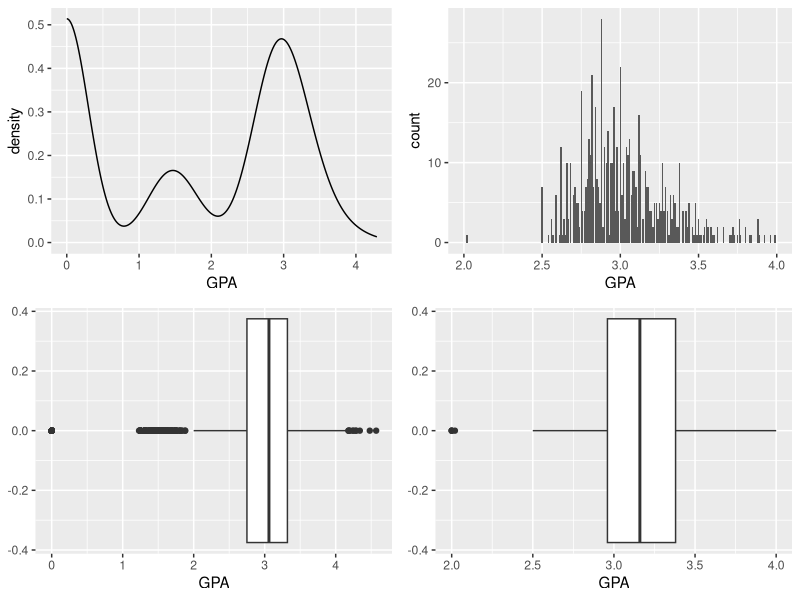
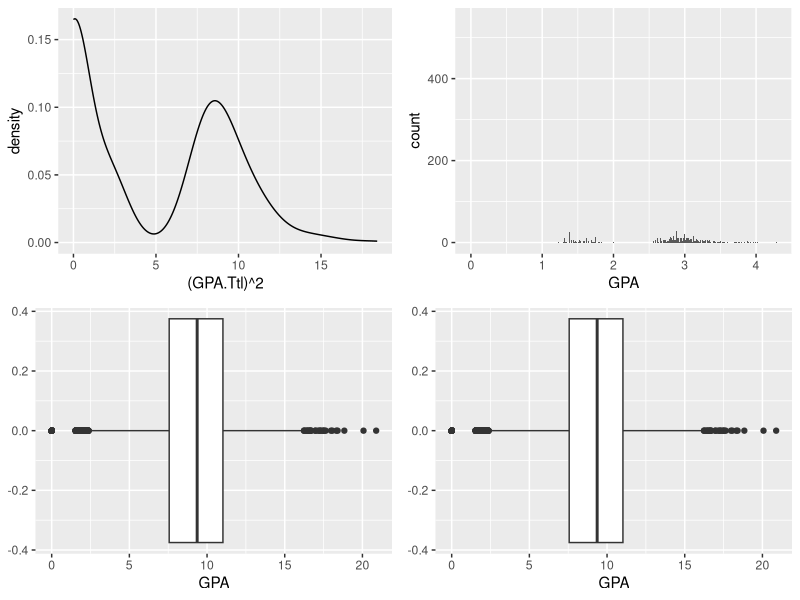
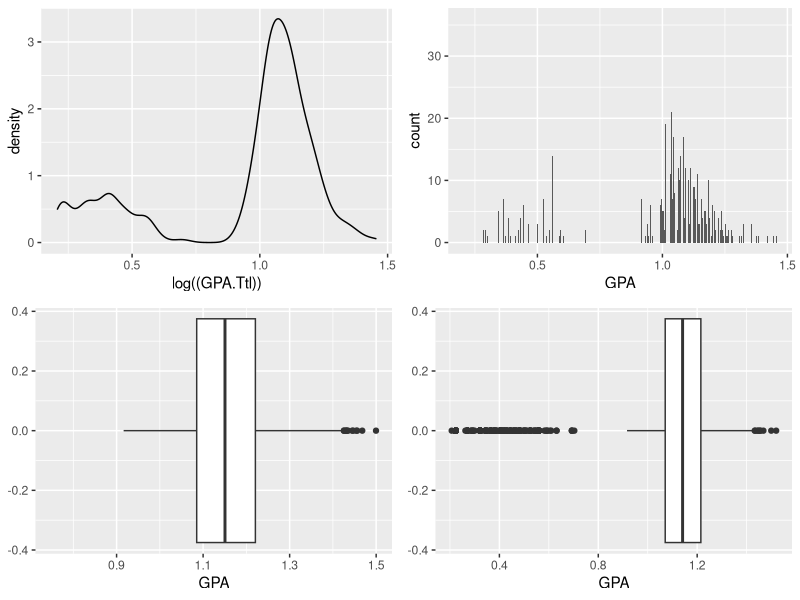
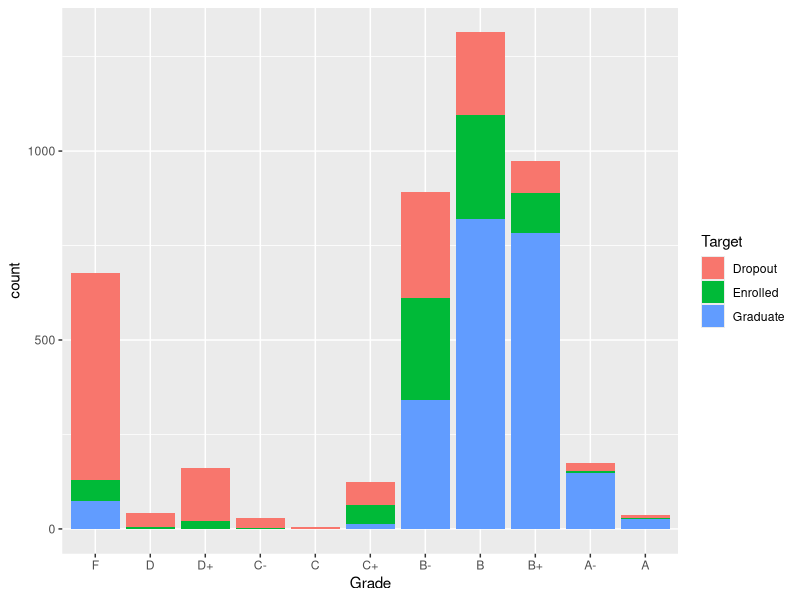

The R source for these figures, in order: (Note: this script raises an error after producing the figures.)
## ---- chunk 1
library(tidyverse) ## For 'dplyr' & 'ggplot'
library(gridExtra)
## ---- chunk 2
df <- read.csv("Cleaner_Data.csv", header = TRUE, sep = ',')
## ---- chunk 3
## Rename Variables
rn_df <- df %>%
  rename(Age = Age.at.enrollment,
         Mart.Stat = Marital.status,
         Mom.Occp = Mother.Occupation,
         Mom.Ed = Mother.Quals,
         Dad.Occp = Father.Occupation,
         Dad.Ed = Father.Quals,
         Smstr1.GPA = Curricular.units.1st.sem..grade.,
         Smstr2.GPA = Curricular.units.2nd.sem..grade.)

## Filter Data to a new data frame
fltr_df <- rn_df |>
  select(Target, Age, 
         Smstr1.GPA, Smstr2.GPA,
         Gender, Mart.Stat, 
         Nationality, 
         Mom.Ed, Mom.Occp,
         Dad.Ed, Dad.Occp,
         Target, Course,
         Admission.Grade,
         Scholarship,) |>
  arrange(Age) 
#fltr_df
## ---- chunk 4
## Replace semester GPA scale from(0,20) to (0,5)
fltr_df$Smstr1.GPA <- round( (fltr_df$Smstr1.GPA/20)*5, digits = 2)
fltr_df$Smstr2.GPA <- round( (fltr_df$Smstr2.GPA/20)*5, digits = 2)

## Assign each student to an avg grade category that reflects their GPA
## UCI's Grading(http://www.reg.uci.edu/services/transcripts/notations.html)
## UCR's Grading()
asgn_Grade <- function(gpa){
  brackets = c("na")
  for(i in 1:length(gpa)){
    if(0<= gpa[i] & gpa[i] <= 0.69){
      brackets[i] <- "F"
    }else if(0.7<= gpa[i] & gpa[i] <=0.99){
      brackets[i] <- "D-"
    }else if(1<= gpa[i] & gpa[i] <=1.29){
      brackets[i] <- "D"
    }else if(1.3<= gpa[i] & gpa[i] <=1.69){
      brackets[i] <- "D+"
    }else if(1.7<= gpa[i] & gpa[i] <=1.99){
      brackets[i] <- "C-"
    }else if(2.0<= gpa[i] & gpa[i] <=2.29){
      brackets[i] <- "C"
    }else if(2.3<= gpa[i] & gpa[i] <=2.69){
      brackets[i] <- "C+"
    }else if(2.7<= gpa[i] & gpa[i] <=2.99){
      brackets[i] <- "B-"
    }else if(3.0<= gpa[i] & gpa[i] <=3.29){
      brackets[i] <- "B"
    }else if(3.3<= gpa[i] & gpa[i]<=3.69){
      brackets[i] <- "B+"
    }else if(3.7<= gpa[i] & gpa[i] <=3.99){
      brackets[i] <- "A-"
    }else if(4.0<=gpa[i]){
      brackets[i] <- "A"
    }
  }
  return(brackets)
}

## Assign each student to an age group
asgn_AgeGrp <- function(age){
  brackets <- c("na")
  for(i in 1:length(age)){
    if(17<=age[i] & age[i]<=19){
      brackets[i] <- "A_yng_adults"
    }else if(20<=age[i] & age[i]<=24){
      brackets[i] <- "B_early_20s"
    }else if(25<=age[i] & age[i]<=29){
      brackets[i] <- "C_late_20s"
    }else if(30<=age[i] & age[i]<=34){
      brackets[i] <- "D_early_30s"
    }else if(35<=age[i] & age[i]<=39){
      brackets[i] <- "E_late_30s"
    }else if(40<=age[i] & age[i]<=44){
      brackets[i] <- "F_early_40s"
    }else if(45<=age[i] & age[i]<=49){
      brackets[i] <- "G_late_40s"
    }else if(50<=age[i] & age[i]<=54){
      brackets[i] <- "H_early_50s"
    }else if(55<=age[i] & age[i]<=59){
      brackets[i] <- "I_late_50s"
    }else if(60<=age[i] & age[i]<=64){
      brackets[i] <- "J_early_60s"
    }else if(65<=age[i] & age[i]<=69){
      brackets[i] <- "K_late_60s"
    }else if(70<=age[i]){
      brackets[i] <- "L_over_70"
    }
  }
  return(brackets)
}
fltr_df$Age_grp <- asgn_AgeGrp(fltr_df$Age)

## Create new variable called GPA.ttl
fltr_df <- fltr_df |>
  mutate( GPA.Ttl = round( (Smstr1.GPA + Smstr2.GPA)/2, 2), .after = Smstr2.GPA )

#fltr_df
## ---- chunk 5
dropouts <- filter(fltr_df, Target=="Dropout")

## Graph of raw data. Too many peaks. Hard to interpret.
plot_a1 <- ggplot(data = dropouts, mapping = aes(x = (GPA.Ttl))) +
  geom_density() +
  labs(x = "GPA")

plot_a2 <- ggplot(data = dropouts, mapping = aes(x=(GPA.Ttl))) +
  geom_bar() +
  xlim(2,4) +
  labs(x = "GPA")

plot_a3 <- ggplot(data = fltr_df, mapping = aes(x = GPA.Ttl)) +
  geom_boxplot() +
  labs(x = "GPA")

plot_a4 <- ggplot(data = fltr_df, mapping = aes(x = GPA.Ttl)) +
  geom_boxplot() +
  xlim(2,4) +
  labs(x = "GPA")

grid.arrange(plot_a1, plot_a2, plot_a3, plot_a4, ncol = 2)
## Note the number of Rows being removed.
## ---- chunk 6
## Graph of (data)^2
plot_a5 <- ggplot(data = dropouts, mapping = aes(x = (GPA.Ttl)^2)) +
  geom_density()
## Not any better than previous graph of raw data

plot_a6 <- ggplot(data = dropouts, mapping = aes(x=(GPA.Ttl))) +
  geom_bar() +
  labs(x = "GPA")

plot_a7 <- ggplot(data = fltr_df, mapping = aes(x = (GPA.Ttl)^2)) +
  geom_boxplot() +
  labs(x = "GPA")

plot_a8 <- ggplot(data = fltr_df, mapping = aes(x = (GPA.Ttl)^2)) +
  geom_boxplot() +
  labs(x = "GPA")

grid.arrange(plot_a5, plot_a6, plot_a7, plot_a8, ncol = 2)
## Note the number of Rows being removed.
## ---- chunk 7
## Graph of log(data).
plot_a9 <-ggplot(data = dropouts, mapping = aes(x = log((GPA.Ttl)))) +
  geom_density()
## Few peaks, but still not quite good.

plot_a10 <- ggplot(data = dropouts, mapping = aes(x=log(GPA.Ttl))) +
  geom_bar()  +
  labs(x = "GPA")

plot_a11 <-ggplot(data = fltr_df, mapping = aes(x = log(GPA.Ttl))) +
  geom_boxplot() +
  xlim(0.75,1.5) +
  labs(x = "GPA")

plot_a12 <-ggplot(data = fltr_df, mapping = aes(x = log(GPA.Ttl))) +
  geom_boxplot() +
  labs(x = "GPA")

grid.arrange(plot_a9, plot_a10, plot_a11, plot_a12, ncol = 2)
## Note the number of Rows being removed.
## ---- chunk 8
## Investigating Outliers
##summary(dropouts$GPA.Ttl)

length(dropouts$GPA.Ttl) ## 1421 students
length(dropouts$GPA.Ttl) - sum(dropouts$GPA.Ttl<2.5) ## (1421 - 751) = 670 students above 2.5

## Dropouts Information
# students_Drop_info <- fltr_df |>
#   filter(Target=="Dropout") |>
#   group_by(Gender) |>
#   reframe(Total_Students = n(), 
#           Avg_GPA = mean(GPA.Ttl), 
#           Min_GPA = min(GPA.Ttl), 
#           Sum_of_MinGPA = sum(GPA.Ttl==min(GPA.Ttl)),
#           Max_GPA = max(GPA.Ttl),
#           Sum_of_MaxGPA = sum(GPA.Ttl==max(GPA.Ttl)))
# 
# students_Drop_info
## ---- chunk 9
fltr_df$Grade <- asgn_Grade(fltr_df$GPA.Ttl)
fltr_df$Grade
fltr_df$Grade <- factor(fltr_df$Grade, levels = c("F","D-","D","D+","C-","C","C+","B-","B","B+","A-","A","A+"))

plot_b1 <- ggplot(data = fltr_df, mapping = aes(x=Grade, fill = Target)) +
  geom_bar() +
  labs(x = "Grade")

plot_b1

## ---- chunk 10
fltr_df$Target <- factor(fltr_df$Target)
## ---- chunk 11
# building a multiple linear regression model with binary discrete and continuous variables with the average total GPA as the response variable



# Function for backward selection using adjusted R^2


# using a backwards selection technique and removing variables based on which combination of variables result in a higher adjusted R^2 value

mlr_model_backwards <- lm(GPA.Ttl ~ Age + Gender + Mom.Ed + Mom.Occp + Dad.Ed + Dad.Occp + Admission.Grade + Scholarship, fltr_df)
summary(mlr_model_backwards)

#remove the variable with the highest p-value approach
mlr_model_backwards <- lm(GPA.Ttl ~ Age + Gender + Mom.Ed + Mom.Occp + Dad.Ed + Admission.Grade + Scholarship, fltr_df)
mlr_model_backwards <- lm(GPA.Ttl ~ Age + Gender + Mom.Ed + Mom.Occp + Admission.Grade + Scholarship, fltr_df)
mlr_model_backwards <- lm(GPA.Ttl ~ Age + Gender + Mom.Ed + Admission.Grade + Scholarship, fltr_df)
mlr_model_backwards <- lm(GPA.Ttl ~ Age + Gender + Admission.Grade + Scholarship, fltr_df)

#removing any more variables results in a lower adjusted R^2 value so we keep this current model
summary(mlr_model_backwards)


# repeat this process using forwards selection by starting with an empty model and chosing the variables that increase the adjusted r^2 value the most

# adjusted R^2 values for each variable

mlr_model_forwards <- lm(GPA.Ttl ~ Age, fltr_df) #0.02954

mlr_model_forwards <- lm(GPA.Ttl ~ Gender, fltr_df) #0.04093

mlr_model_forwards <- lm(GPA.Ttl ~ Mom.Ed, fltr_df) # 0.001004

mlr_model_forwards <- lm(GPA.Ttl ~ Mom.Occp, fltr_df) #0.0001845

mlr_model_forwards <- lm(GPA.Ttl ~ Dad.Ed, fltr_df) #0.0001567

mlr_model_forwards <- lm(GPA.Ttl ~ Dad.Occp, fltr_df) #-2.525e-05 

mlr_model_forwards <- lm(GPA.Ttl ~ Admission.Grade, fltr_df) #0.005764

mlr_model_forwards <- lm(GPA.Ttl ~ Scholarship, fltr_df) #0.03313

# We select the variable with the largest adjusted R^2 values 
# the next variable will be selected based on the largest adjusted R^2 value when added to the model

## ---- chunk 12

# Function for backward selection using adjusted R^2
backwards_selection_p_value <- function(formula, data, alpha = 0.05) {
  # Fit the full model
  full_model <- lm(formula, data = data)
  
  # Get the p-values of the predictors
  p_values <- summary(full_model)$coefficients[, 4]
  
  # Identify predictors to remove
  predictors_to_remove <- which(p_values > alpha)
  
  # Remove predictors one by one
  for(i in predictors_to_remove) {
    temp_formula <- update(formula,. ~. - terms(formula)[i])
    temp_model <- lm(temp_formula, data = data)
  }
  
  # Return the final model
  return(full_model)
}

mlr_model_backwards <- lm(GPA.Ttl ~ Age + Gender + Admission.Grade + Scholarship, fltr_df)
summary(mlr_model_backwards)

new_model <- backwards_selection_adjusted_R2(GPA.Ttl ~ Age + Gender + Mom.Ed + Mom.Occp + Dad.Ed + Dad.Occp + Admission.Grade + Scholarship, fltr_df)

summary(new_model)
